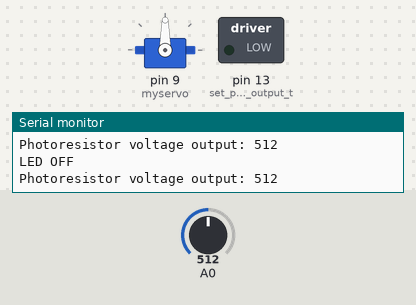
Bench run of a sketch on a simulated Arduino Uno, built with avr-gcc and run on an emulated ATmega328P. Shown: servo, switched loads named in the sketch (green lamp = pin HIGH), the last lines printed to the serial monitor. Inputs (shaded band) come from the test bench; at power-on: A0 = 512.

Above: at 1.2 s.
1.3 s: A0 set to 591
2.8 s: A0 set to 617
At 3.01 s:
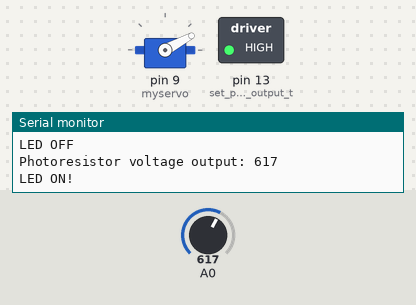
5.8 s: A0 set to 590
At 8.5 s:
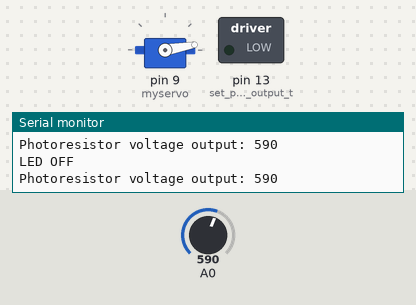
8.8 s: A0 set to 610
At 9.32 s:
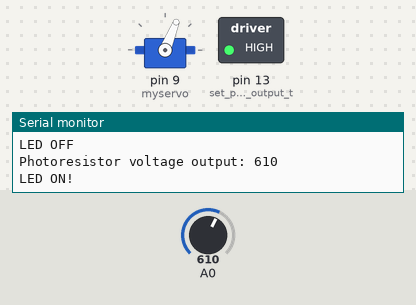
11.8 s: A0 set to 0
At 12.03 s:
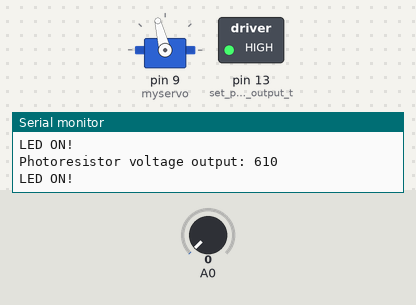
14.8 s: A0 set to 716
At 15.92 s:
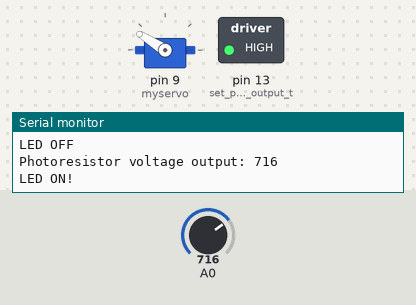
Timing chart, 0 to 23.0 s (numbered marks = the images above; inputs shaded):
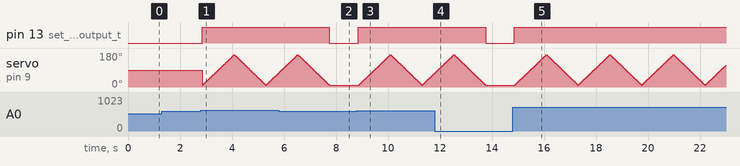

Measured:
- the behaviour switches between 599 and 600 on A0 (found by bisection; images 0 and 1)
- after the input at 2.8 s, pin 13 (set_pin_13_as_an_output_t): LOW → HIGH after 0.05 s
- after the input at 5.8 s, pin 13 (set_pin_13_as_an_output_t): HIGH → LOW after 1.9 s; servo on pin 9 (myservo): goes on until 7.7 s, then stays 10°
- after the input at 8.8 s, pin 13 (set_pin_13_as_an_output_t): LOW → HIGH after 0.06 s
- after the input at 11.8 s, pin 13 (set_pin_13_as_an_output_t): HIGH → LOW after 2.0 s; servo on pin 9 (myservo): goes on until 13.7 s, then stays 10°

The sketch:

Photo-Servo.ino
```cpp
/*
SparkFun Inventor’s Kit
Circuit 1C-Photoresistor

Use a photoresistor to monitor how bright a room is, and turn an LED on when it gets dark.

This sketch was written by SparkFun Electronics, with lots of help from the Arduino community.
This code is completely free for any use.

View circuit diagram and instructions at: https://learn.sparkfun.com/tutorials/sparkfun-inventors-kit-experiment-guide---v40
Download drawings and code at: https://github.com/sparkfun/SIK-Guide-Code
*/

#include <Servo.h>      // include the servo library

int photoresistor = 0;  // value based on the brightness of the ambient light
int threshold = 600;    // voltage threshold at which we turn on/off the LED
Servo myservo;          // create a servo object
int servoPosition;      // servo will move to this position


void setup()
{
  Serial.begin(9600);   // start a serial connection with the computer @ 9600 baud
  pinMode(13, OUTPUT);  // set pin 13 as an output that can be set to HIGH or LOW (for the LED)
  myservo.attach(9);    // tell the servo object that it's plugged into pin 9

}

void sweepServo(int startDegrees, int endDegrees, int step = 1)
{
  int pos = 0;

  if (startDegrees < 0 || startDegrees > 180) {
    return;
  }
  if (endDegrees < 0 || endDegrees > 180) {
    return;
  }
  if (step < 0 || step > 180) {
    return;
  }

  // servo can be told to position itself from 0 - 180 degrees.
  // note: the SIK warns not to max it out in either direction.

  // sweep in one direction...
  for (pos = startDegrees; pos <= endDegrees; pos += step) {
    myservo.write(pos);
    delay(15);
  }

  // ...and back in opposite direction
  for (pos = endDegrees; pos >= startDegrees; pos -= step) {
    myservo.write(pos);
    delay(15);
  }
}

void loop()
{
  // read the brightness of the ambient light
  photoresistor = analogRead(A0);   // the photoresistor's output should be connected to pin A0

  Serial.print("Photoresistor voltage output: ");
  Serial.println(photoresistor);  // dump value (0-1023) to computer's serial monitor

  if (photoresistor < threshold) {
    digitalWrite(13, LOW);  // it's light in room, so turn LED OFF
    Serial.println("LED OFF");
  } else {
    digitalWrite(13, HIGH); // it's dark in the room, to turn LED ON
    Serial.println("LED ON!");

    // since it's dark in room, move the servo motor back and forth.
    // hmmm... if we attach a flag or something to it, we can activate the light sensor in my office :).
    sweepServo(10, 170, 2);
  }
}
```
